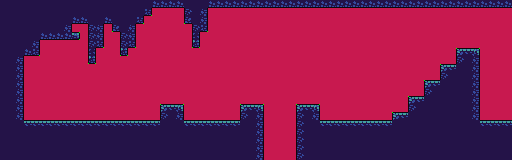

Below is a game level as drawn by its tile map, then a one-line description and the .tmx that defines it (tile-layer data replaced by summaries):
An orthogonal 64x20 tile map with 8x8 px tiles, 2 tile layers (BG, Intro), 2 hidden layers not drawn.

<map version="1.9" tiledversion="1.9.2" orientation="orthogonal" renderorder="right-down" width="64" height="20" tilewidth="8" tileheight="8" infinite="0" nextlayerid="5" nextobjectid="1">
 <tileset firstgid="1" source="ground-tileset.tsx" />
 <layer id="2" name="BG" width="64" height="20">
  <data>[1280 cells, 1280 non-empty, 1 distinct tile ids]</data>
 </layer>
 <layer id="3" name="Intro" width="64" height="20">
  <data>[1280 cells, 557 non-empty, 12 distinct tile ids]</data>
 </layer>
 <layer id="1" name="Section1" width="64" height="20" visible="0">
  <data>[1280 cells, 415 non-empty, 14 distinct tile ids]</data>
 </layer>
 <layer id="4" name="Section2" width="64" height="20" visible="0">
  <data>[1280 cells, 294 non-empty, 7 distinct tile ids]</data>
 </layer>
</map>